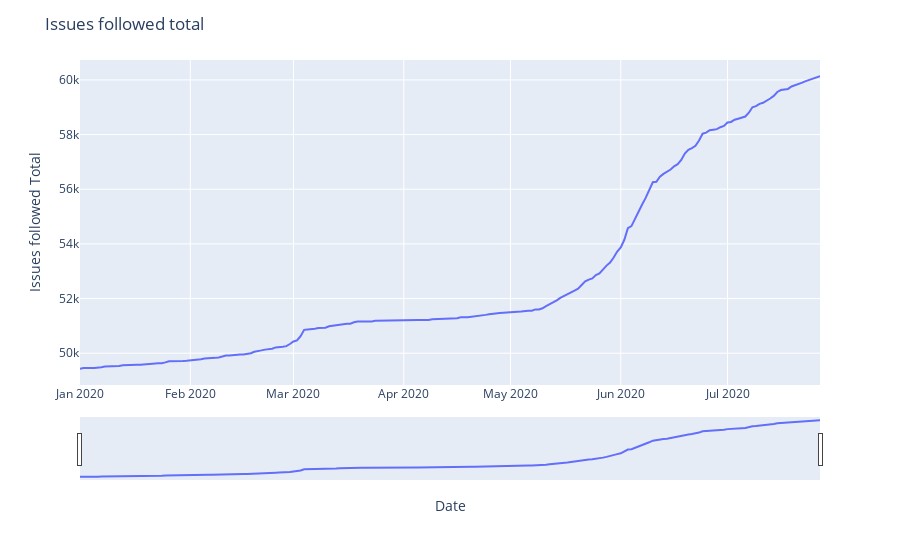

Source (notebook cell):
### Code cell
#Issue followed Total
import plotly.express as px
df['date_as_integer']=pd.to_datetime(df['date_as_integer'].astype(str), format='%Y/%m/%d ')

issues_followed_total_data=df[['date_as_integer','issues_followed_total']]

fig=px.line(issues_followed_total_data, x='date_as_integer', y='issues_followed_total',labels={
                     "date_as_integer": "Date",
                     "issues_followed_total": "Issues followed Total"
                 })
fig.update_xaxes(rangeslider_visible=True)
fig.update_layout(
    title="Issues followed total"
)

fig.show()

### Figure 1 — Plotly figure (JSON) as saved in the notebook; plotly's stock layout.template omitted (floating-point values rounded to 4 significant figures; data arrays with more than 128 entries replaced by an {"elided": "..."} marker saying what was removed)
{"data": [{"hovertemplate": "Date=%{x}<br>Issues followed Total=%{y}<extra></extra>", "legendgroup": "", "line": {"color": "#636efa", "dash": "solid"}, "mode": "lines", "name": "", "orientation": "v", "showlegend": false, "type": "scatter", "x": {"elided": "209 str values"}, "xaxis": "x", "y": {"elided": "209 int values"}, "yaxis": "y"}], "layout": {"legend": {"tracegroupgap": 0}, "margin": {"t": 60}, "title": {"text": "Issues followed total"}, "xaxis": {"anchor": "y", "domain": [0, 1], "rangeslider": {"visible": true}, "title": {"text": "Date"}}, "yaxis": {"anchor": "x", "domain": [0, 1], "title": {"text": "Issues followed Total"}}}}
